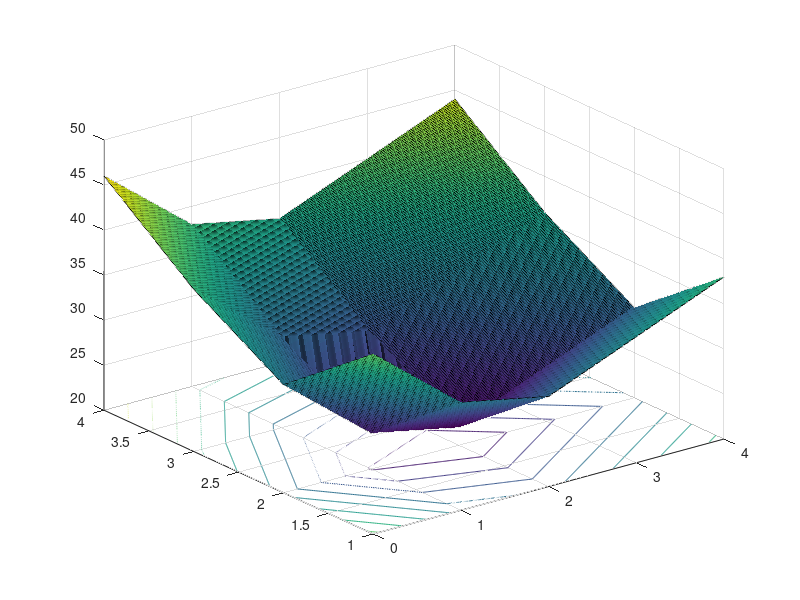

Here is the MATLAB script that generated this plot:


clc
clear all
close all
a=[0,4,2,1,2];
b=[1,2,3,2,4];
w=[2,4,1,3,2];
x=0:0.01:4;
y=1:0.01:4;
[X,Y]=meshgrid(x,y);
Z=2*(abs(X-0)+abs(Y-1))+4*(abs(X-4)+abs(Y-2))+1*(abs(X-2)+abs(Y-3))+3*(abs(X-1)+abs(Y-2))+2*(abs(X-2)+abs(Y-4));
contour(X,Y,Z)
surfc(X,Y,Z)






%% روش حل پله ای یا متعامد 
%% در نرم افزار متلب
%% Matlab.



